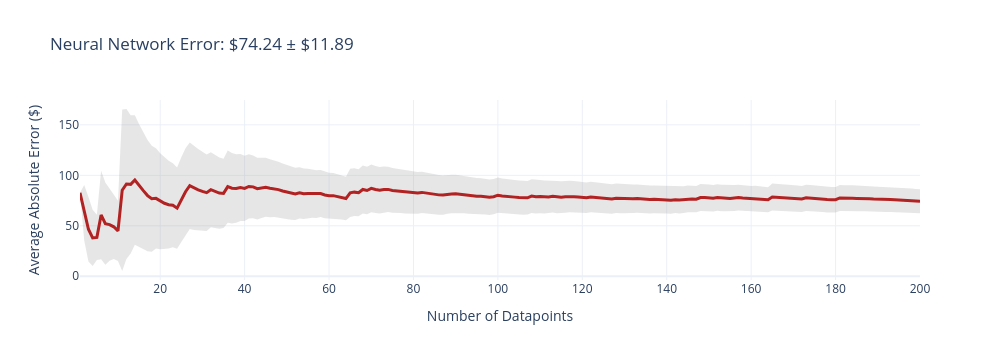
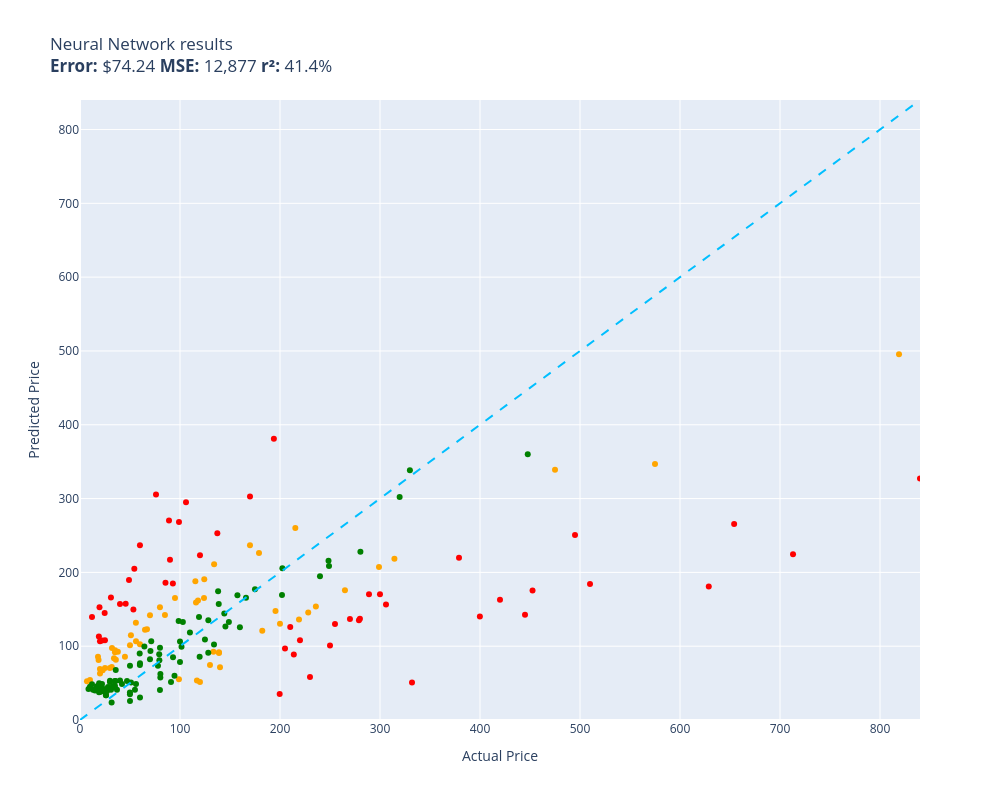

Notebook cell for these charts, in order:
### Code cell
evaluate(neural_network, test)

### Figure 1 — Plotly figure (JSON) as saved in the notebook; plotly's stock layout.template omitted (floating-point values rounded to 4 significant figures; data arrays with more than 128 entries replaced by an {"elided": "..."} marker saying what was removed)
{"data": [{"fill": "toself", "fillcolor": "rgba(128,128,128,0.2)", "hoverinfo": "skip", "line": {"color": "rgba(255,255,255,0)"}, "name": "95% CI", "showlegend": false, "type": "scatter", "x": {"elided": "400 int values"}, "y": {"elided": "400 float values"}}, {"customdata": {"elided": "200x1 float values"}, "hovertemplate": "n=%{x}<br>Avg Error=$%{y:,.2f}<br>±95% CI=$%{customdata[0]:,.2f}<extra></extra>", "line": {"color": "firebrick", "width": 3}, "mode": "lines", "name": "Cumulative Avg Error", "type": "scatter", "x": {"elided": "200 int values"}, "y": {"elided": "200 float values"}}], "layout": {"height": 360, "showlegend": false, "title": {"text": "Neural Network Error: $74.24 ± $11.89"}, "width": 1000, "xaxis": {"title": {"text": "Number of Datapoints"}}, "yaxis": {"title": {"text": "Average Absolute Error ($)"}}}}

### Figure 2 — Plotly figure (JSON) as saved in the notebook; plotly's stock layout.template omitted (floating-point values rounded to 4 significant figures)
{"data": [{"customdata": [["Old Blood Noise Excess V2 Distortion Cho...\nGuess=$136.32 Actual=$219.00"], ["telpo Headlight Assembly Fit For 15 Camr...\nGuess=$159.05 Actual=$115.99"], ["Stand for Raven Pro Document Scanner - P...\nGuess=$70.33 Actual=$29.85"], ["ACDelco GM Original Equipment FW339 Fron...\nGuess=$260.21 Actual=$215.33"], ["CORSAIR Dominator Platinum RGB 32GB (2x1...\nGuess=$165.15 Actual=$124.00"], ["HK SYSTEMS 13\" Heavy Duty Black \"Push\" O...\nGuess=$142.17 Actual=$84.95"], ["10GBase-LR SFP+ Transceiver, Handar 10GB...\nGuess=$62.88 Actual=$19.99"], ["Scranton & Co 3 Drawer Mobile File Cabin...\nGuess=$187.91 Actual=$115.35"], ["Canon EOS Rebel T7 Digital SLR Camera wi...\nGuess=$495.60 Actual=$819.00"], ["Task T24287 Roman Ogee Router Bit with 1...\nGuess=$131.63 Actual=$55.88"], ["Southwire 120V/15A Right Angle User Atta...\nGuess=$92.36 Actual=$37.87"], ["15\" Locking Shower Head Extension Arm in...\nGuess=$152.78 Actual=$79.95"], ["DALDED LED Light Kit for Lego Sonic Gree...\nGuess=$70.56 Actual=$24.99"], ["152MM Hole Saws M42 Bi-Metal High Speed ...\nGuess=$85.83 Actual=$17.99"], ["Baseball Backpacks Large 18 Inch Bookbag...\nGuess=$71.94 Actual=$31.77"], ["3D Tree Hole Branches 075 Stair Risers D...\nGuess=$74.55 Actual=$129.99"], ["KOHLER 18865-CP Filtered Water Faucet, P...\nGuess=$338.91 Actual=$475.00"], ["Diversitech WG840585 Motor, (Ddb) 1/3Hp,...\nGuess=$210.93 Actual=$134.12"], ["Retevis RT68 Soft Earhook Walkie Talkie ...\nGuess=$52.44 Actual=$6.99"], ["Sumerain S1339CM Double Handle Widesprea...\nGuess=$153.69 Actual=$235.86"], ["Beck/Arnley 0421945 Air Filter\nGuess=$81.71 Actual=$35.87"], ["Dell Optiplex 390 Desktop Computer i3 3....\nGuess=$190.70 Actual=$124.27"], ["Neporal Full Spectrum Light Bulb, 6000K ...\nGuess=$81.40 Actual=$18.59"], ["Pidoko Kids Train Table, Grey with 90 Pc...\nGuess=$51.49 Actual=$119.97"], ["Marvel Legends Series X-Men 6-Inch Archa...\nGuess=$55.08 Actual=$98.95"], ["LEGO Marvel Avengers War Machine Buster ...\nGuess=$102.67 Actual=$59.95"], ["ANZO USA 111207 GMC SIERRA 99-06 / YUKON...\nGuess=$120.90 Actual=$182.28"], ["Trim Kit for 2-handle Shower & Tub Valve...\nGuess=$165.29 Actual=$94.99"], ["Pioneer 2AM401-BN Two Handle Kitchen Fau...\nGuess=$145.63 Actual=$228.22"], ["LSSAGOON Backpack for Women Teen Kids Gi...\nGuess=$83.71 Actual=$33.99"], ["Walker Exhaust Ultra EPA 16478 Direct Fi...\nGuess=$346.98 Actual=$574.99"], ["4pc Wheel Spacers Adapters 4\" (2inch Per...\nGuess=$53.47 Actual=$116.95"], ["Urth 62mm UV, Circular Polarizing (CPL),...\nGuess=$90.91 Actual=$139.00"], ["LSI Broadcom SAS 9300-8i 8-port 12Gb/s S...\nGuess=$161.75 Actual=$118.00"], ["Mikrotik RB3011UIAS-RM RouterBOARD 10xGi...\nGuess=$207.17 Actual=$299.00"], ["AC Compressor & A/C Kit For BMW 335i 335...\nGuess=$218.43 Actual=$314.41"], ["MXR Carbon Copy Deluxe Analog Delay Guit...\nGuess=$147.65 Actual=$195.50"], ["Chalkboard Name Badges with Magnetic Bac...\nGuess=$68.98 Actual=$19.95"], ["Linkloos Solar Street Lights Outdoor Wat...\nGuess=$106.60 Actual=$55.99"], ["Universal Power Group 12V 100Ah Sealed L...\nGuess=$130.47 Actual=$199.99"], ["18 Inch White Undermount Kitchen Sink - ...\nGuess=$226.24 Actual=$179.00"], ["New Replacement seat cover fits Yamaha M...\nGuess=$91.83 Actual=$138.95"], ["UPR Mach 1 Chin Spoiler Fits 94-98 Musta...\nGuess=$122.18 Actual=$64.99"], ["Skullcandy Hesh Evo Bluetooth Headphones...\nGuess=$142.07 Actual=$69.99"], ["CTLAMP XL-2100 Professional Quality XL-2...\nGuess=$97.50 Actual=$32.00"], ["200 ' feet True 14 Gauge AWG CCA Speaker...\nGuess=$85.83 Actual=$44.95"], ["APS iBoard (304 Stainless Steel Polished...\nGuess=$175.82 Actual=$264.95"], ["StonKraft Brass Chess Board Game Set wit...\nGuess=$71.58 Actual=$140.00"], ["Replacement Remote Control fit for Sony ...\nGuess=$54.29 Actual=$9.99"], ["Star Wars Die-Cast Metal TITANIUM Series...\nGuess=$67.34 Actual=$22.70"], ["Viola Bow 4/4 Full Size Carbon Fiber (Bl...\nGuess=$101.43 Actual=$49.99"], ["Targus CityGear Durable Backpack, Black,...\nGuess=$92.50 Actual=$133.43"], ["KZ ZS10 Pro in Ear Monitor Headphone KZ ...\nGuess=$122.87 Actual=$66.99"], ["Jada Toys Ryan's World Combo Panda Airli...\nGuess=$91.91 Actual=$34.94"], ["Pyle 2x120 Watt Home Audio Speaker Power...\nGuess=$114.66 Actual=$50.92"], ["STICKGOO Peel and Stick Backsplash for K...\nGuess=$94.59 Actual=$34.99"], ["Xiaomi Redmi 10 2022 NFC 4G LTE (128GB +...\nGuess=$236.63 Actual=$169.99"]], "hovertemplate": "%{customdata[0]}<extra></extra>", "legendgroup": "orange", "marker": {"color": "orange", "size": 6, "symbol": "circle"}, "mode": "markers", "name": "orange", "orientation": "v", "showlegend": true, "type": "scatter", "x": [219.0, 116.0, 29.85, 215.3, 124.0, 84.95, 19.99, 115.3, 819.0, 55.88, 37.87, 79.95, 24.99, 17.99, 31.77, 130.0, 475.0, 134.1, 6.99, 235.9, 35.87, 124.3, 18.59, 120.0, 98.95, 59.95, 182.3, 94.99, 228.2, 33.99, 575.0, 117.0, 139.0, 118.0, 299.0, 314.4, 195.5, 19.95, 55.99, 200.0, 179.0, 138.9, 64.99, 69.99, 32.0, 44.95, 264.9, 140.0, 9.99, 22.7, 49.99, 133.4, 66.99, 34.94, 50.92, 34.99, 170.0], "xaxis": "x", "y": [136.3, 159.0, 70.33, 260.2, 165.2, 142.2, 62.88, 187.9, 495.6, 131.6, 92.36, 152.8, 70.56, 85.83, 71.94, 74.55, 338.9, 210.9, 52.44, 153.7, 81.71, 190.7, 81.4, 51.49, 55.08, 102.7, 120.9, 165.3, 145.6, 83.71, 347.0, 53.47, 90.91, 161.8, 207.2, 218.4, 147.6, 68.98, 106.6, 130.5, 226.2, 91.83, 122.2, 142.1, 97.5, 85.83, 175.8, 71.58, 54.29, 67.34, 101.4, 92.5, 122.9, 91.91, 114.7, 94.59, 236.6], "yaxis": "y"}, {"customdata": [["NewPower99 Battery Kit for Samsung Galax...\nGuess=$40.98 Actual=$54.95"], ["EXMAX NG-10X Fresnel Lens Focusing Adapt...\nGuess=$82.46 Actual=$69.98"], ["SuppliesOutlet Compatible Toner Cartridg...\nGuess=$144.27 Actual=$144.29"], ["8544771 Dryer Heating Element, 279816 Th...\nGuess=$67.59 Actual=$35.74"], ["Pump Head TBVECHI 175PSI 4KW 5.5HP 21CFM...\nGuess=$338.33 Actual=$329.90"], ["Panasonic KX-TG6511B DECT 6.0 PLUS Expan...\nGuess=$89.17 Actual=$79.20"], ["LOVE MEI Galaxy S10 Lite Case, Military ...\nGuess=$46.11 Actual=$32.98"], ["GJY Portable TV,10.6 inch Mini TV for AT...\nGuess=$80.90 Actual=$79.36"], ["LD Products Compatible Toner Cartridge R...\nGuess=$73.38 Actual=$49.98"], ["PEMP E65 E66 CDC Simulate Optical Fiber ...\nGuess=$139.41 Actual=$119.00"], ["Intermatic PX300 12V 300W Transformer wi...\nGuess=$102.19 Actual=$134.00"], ["SKB iSeries 3i-13096-6KP Case for BlackM...\nGuess=$176.99 Actual=$174.99"], ["June Garden 12\" Sweet Dolly Charlotte - ...\nGuess=$47.37 Actual=$19.99"], ["Aolemi Oil Rubbed Bronze Single Function...\nGuess=$134.02 Actual=$98.65"], ["Clementoni 39132.5 Jigsaw Puzzle 1,000 P...\nGuess=$40.59 Actual=$79.95"], ["GanFindX Portable Car Hand Controls for ...\nGuess=$125.51 Actual=$159.90"], ["KOMPUTERBAY 4GB 2X 2GB DDR2 1066MHz PC2-...\nGuess=$57.60 Actual=$80.34"], ["Evergreen HSHB2005 Cylinder Head Gasket ...\nGuess=$90.04 Actual=$59.69"], ["Mylites+ Standard Comic Book Mylar Sleev...\nGuess=$46.13 Actual=$34.99"], ["Wenger City Upgrade Laptop Backpack with...\nGuess=$126.79 Actual=$145.42"], ["AUTOFREE LED Tail Lights Assembly Compat...\nGuess=$169.24 Actual=$201.99"], ["Adams Check Payment and Deposit Register...\nGuess=$52.92 Actual=$35.49"], ["Fjallraven, Kanken Laptop 15\" Backpack f...\nGuess=$85.61 Actual=$119.65"], ["Evan-Fischer Front Bumper Cover Compatib...\nGuess=$205.49 Actual=$202.38"], ["Laisomeke Waterproof Junction Box, Unive...\nGuess=$48.38 Actual=$11.99"], ["Webcem Solar Shed Light Outdoor Indoor, ...\nGuess=$73.38 Actual=$77.96"], ["Festool 492370 Platin 2 S1000 Grit 6-Inc...\nGuess=$51.63 Actual=$91.00"], ["Western Digital Enterprise RE4-GP 2TB SA...\nGuess=$118.45 Actual=$109.95"], ["VLAND LED Smoked Taillights Compatible F...\nGuess=$194.66 Actual=$239.99"], ["PM Auto Front Right Quick Complete Strut...\nGuess=$108.91 Actual=$124.94"], ["Tablet PC Cover Compatible with Lenovo T...\nGuess=$23.83 Actual=$31.61"], ["Miyaya@ Funny Animal Masks Collection fo...\nGuess=$45.83 Actual=$16.99"], ["Ultra Duster Canned Air Net 10 Oz 6-Pack\nGuess=$37.25 Actual=$49.90"], ["IQShield Screen Protector Compatible wit...\nGuess=$45.20 Actual=$9.95"], ["Liberty Imports 12 Pack: US Military Toy...\nGuess=$44.04 Actual=$16.98"], ["Ceramic Talavera Mexican Tile 4x4\", 9 Pi...\nGuess=$51.43 Actual=$29.95"], ["Intrepid International Dressage Letters-...\nGuess=$39.45 Actual=$26.99"], ["KUNN Small Electrician Tool Pouch Utilit...\nGuess=$48.65 Actual=$21.99"], ["iPhone 12/12 Pro Nicaragua Guardabarranc...\nGuess=$38.00 Actual=$19.97"], ["Replacement Remote Control for PANASONIC...\nGuess=$52.96 Actual=$34.95"], ["KS K-STORM Replacement Silicone Mushroom...\nGuess=$41.92 Actual=$8.50"], ["Grey Pneumatic 1311SD Impact Socket Set\nGuess=$169.00 Actual=$157.43"], ["4LT LUMINETTE Vanity Opal GLS BSN\nGuess=$106.30 Actual=$99.99"], ["GE RPWF SmartWater Comparable Refrigerat...\nGuess=$40.98 Actual=$36.99"], ["MGP Caliper Covers 39011SACURD Red Powde...\nGuess=$208.72 Actual=$249.00"], ["NewFantasia Replacement Audio Cable with...\nGuess=$40.98 Actual=$31.00"], ["MONOCARBON Forged Carbon Fiber Case for ...\nGuess=$30.51 Actual=$59.99"], ["DuraGo 29515020 Front Hub Assembly\nGuess=$135.16 Actual=$128.34"], ["GENUINE VOLVO THERMOSTAT (3.0, 3.2) S60 ...\nGuess=$132.80 Actual=$102.85"], ["USB Charger, CIVIE High Speed 60W Multip...\nGuess=$40.74 Actual=$15.99"], ["Pyle Wireless Rear View Backup Camera - ...\nGuess=$93.49 Actual=$70.45"], ["Cardone 84-58642 New HEI Electronic Dist...\nGuess=$165.56 Actual=$165.99"], ["Hp Pavilion P7-1257c Motherboard Aahd3-h...\nGuess=$74.58 Actual=$59.86"], ["Kastar Battery Pack Replacement for Sony...\nGuess=$42.71 Actual=$19.99"], ["Amana Tool - SC587 Carbide Tipped 3-Wing...\nGuess=$106.79 Actual=$71.23"], ["AZX Stylus Pencil for Apple iPad Pro 202...\nGuess=$53.02 Actual=$29.99"], ["Raspberry Pi 3 Model B+ Aluminum Case Me...\nGuess=$39.96 Actual=$14.99"], ["ROHL WSGUM3018WH Wire Sink Grids, White\nGuess=$91.00 Actual=$128.28"], ["ASUS VY279HE-W 27” 1080P Monitor - White...\nGuess=$174.34 Actual=$138.10"], ["LCD Screen for Dell Inspiron 17R 17.3\" H...\nGuess=$99.62 Actual=$64.37"], ["Diversitech UC2436-3 Ultralite Condenser...\nGuess=$62.40 Actual=$80.39"], ["200 Couples Conversation Cards - Enjoy B...\nGuess=$44.47 Actual=$32.97"], ["The Puppet Company - Carpet-Unicorn, Whi...\nGuess=$37.45 Actual=$19.00"], ["KYX Racing Hardened Steel Center Drive S...\nGuess=$52.78 Actual=$46.99"], ["Baumgartens Sicurix Blank PVC ID Cards (...\nGuess=$49.65 Actual=$19.11"], ["OEM Samsung Remote Control Shipped with ...\nGuess=$48.75 Actual=$56.00"], ["Venom Power Terra Hunter R/T+ R/T All-Te...\nGuess=$302.02 Actual=$319.65"], ["Custom Engagement Logo Desk Embosser Sea...\nGuess=$34.81 Actual=$49.95"], ["520 Pieces Christmas Envelope Seal Stick...\nGuess=$33.53 Actual=$25.99"], ["LD Compatible Ink Cartridge Replacement ...\nGuess=$48.66 Actual=$41.99"], ["BestPricedDecals Wine A BIT, You'll Feel...\nGuess=$40.98 Actual=$12.98"], ["VATOS 4 Packs Bubble Machine Gun for Kid...\nGuess=$38.99 Actual=$22.88"], ["Steering Wheel, Carbon Fiber Automotive ...\nGuess=$359.93 Actual=$447.74"], ["BXYJY for Samsung Galaxy Z Fold 3 Case w...\nGuess=$25.65 Actual=$49.99"], ["VONADO Space Wars Colonial Viper MK1 Bui...\nGuess=$53.43 Actual=$39.99"], ["Disney Princess Sparkling Princess Sleep...\nGuess=$39.63 Actual=$24.95"], ["sabermaster TCG Playmat yugioh playmat T...\nGuess=$43.81 Actual=$21.99"], ["DuraGo BR5330 Front Vented Disc Brake Ro...\nGuess=$99.18 Actual=$101.51"], ["Vinyl Soft Top Roll-up Adjustable Truck ...\nGuess=$132.74 Actual=$148.88"], ["Glovion Music Stand Light, Clip On Piano...\nGuess=$44.83 Actual=$27.99"], ["Samsung DA97-07603B Freezer Ice Maker As...\nGuess=$84.93 Actual=$93.02"], ["Intex River Run Connect Lounge (Four)\nGuess=$59.78 Actual=$94.49"], ["Think Gizmos Build Your Own Robot Toys f...\nGuess=$41.28 Actual=$24.95"], ["PowerSport Front Rear Brakes and Rotors ...\nGuess=$215.86 Actual=$248.51"], ["Fender Hendrix Voodoo Child Coiled Instr...\nGuess=$77.04 Actual=$59.99"], ["W11130208 W10695459 Refrigerator LED Mod...\nGuess=$41.79 Actual=$26.59"], ["Garmin 010-12402-10 GT15M-TM Transom-Mou...\nGuess=$156.99 Actual=$138.74"], ["Fitness Center Gym Room Weight Train Dua...\nGuess=$78.63 Actual=$99.99"], ["MonMount Triple Monitor Stand Freestandi...\nGuess=$97.97 Actual=$79.99"], ["For Volvo C70 S70 V70 V40 S40 AC Compres...\nGuess=$228.00 Actual=$280.41"], ["Refresh NSF-53 Premium Replacement Refri...\nGuess=$50.90 Actual=$50.99"], ["NICKSTON Red Sparkling Glitter Slim Band...\nGuess=$33.43 Actual=$25.99"]], "hovertemplate": "%{customdata[0]}<extra></extra>", "legendgroup": "green", "marker": {"color": "green", "size": 6, "symbol": "circle"}, "mode": "markers", "name": "green", "orientation": "v", "showlegend": true, "type": "scatter", "x": [54.95, 69.98, 144.3, 35.74, 329.9, 79.2, 32.98, 79.36, 49.98, 119.0, 134.0, 175.0, 19.99, 98.65, 79.95, 159.9, 80.34, 59.69, 34.99, 145.4, 202.0, 35.49, 119.7, 202.4, 11.99, 77.96, 91.0, 110.0, 240.0, 124.9, 31.61, 16.99, 49.9, 9.95, 16.98, 29.95, 26.99, 21.99, 19.97, 34.95, 8.5, 157.4, 99.99, 36.99, 249.0, 31.0, 59.99, 128.3, 102.8, 15.99, 70.45, 166.0, 59.86, 19.99, 71.23, 29.99, 14.99, 128.3, 138.1, 64.37, 80.39, 32.97, 19.0, 46.99, 19.11, 56.0, 319.6, 49.95, 25.99, 41.99, 12.98, 22.88, 447.7, 49.99, 39.99, 24.95, 21.99, 101.5, 148.9, 27.99, 93.02, 94.49, 24.95, 248.5, 59.99, 26.59, 138.7, 99.99, 79.99, 280.4, 50.99, 25.99], "xaxis": "x", "y": [40.98, 82.46, 144.3, 67.59, 338.3, 89.17, 46.11, 80.9, 73.38, 139.4, 102.2, 177.0, 47.37, 134.0, 40.59, 125.5, 57.6, 90.04, 46.13, 126.8, 169.2, 52.92, 85.61, 205.5, 48.38, 73.38, 51.63, 118.4, 194.7, 108.9, 23.83, 45.83, 37.25, 45.2, 44.04, 51.43, 39.45, 48.65, 38.0, 52.96, 41.92, 169.0, 106.3, 40.98, 208.7, 40.98, 30.51, 135.2, 132.8, 40.74, 93.49, 165.6, 74.58, 42.71, 106.8, 53.02, 39.96, 91.0, 174.3, 99.62, 62.4, 44.47, 37.45, 52.78, 49.65, 48.75, 302.0, 34.81, 33.53, 48.66, 40.98, 38.99, 359.9, 25.65, 53.43, 39.63, 43.81, 99.18, 132.7, 44.83, 84.93, 59.78, 41.28, 215.9, 77.04, 41.79, 157.0, 78.63, 97.97, 228.0, 50.9, 33.43], "yaxis": "y"}, {"customdata": [["RBC12-UPC Replacement Battery Cartridge ...\nGuess=$58.29 Actual=$229.99"], ["Bam France 2002XL Contoured Hightech Bla...\nGuess=$224.66 Actual=$713.00"], ["Metabo HPT 36V MultiVolt™ Cordless Rotar...\nGuess=$219.90 Actual=$379.00"], ["46mm Digital Pro High-Resolution Close-U...\nGuess=$106.53 Actual=$19.99"], ["Innovative Percussion CB-6 Chamois Bass ...\nGuess=$204.96 Actual=$54.32"], ["APS iBoard 6-inch Aluminum (Black Powder...\nGuess=$126.04 Actual=$210.23"], ["Bam Trekking 3027SB Single Black Clarine...\nGuess=$50.74 Actual=$332.00"], ["DEWALT 20V MAX* XR Impact Driver with Bl...\nGuess=$175.58 Actual=$452.53"], ["Mini PC, Kinupute Desktop Computer E3-12...\nGuess=$250.77 Actual=$495.00"], ["Deco Mount Pro Tripod Microphone Stand w...\nGuess=$236.79 Actual=$59.95"], ["Travelpro Platinum Elite Slim Business L...\nGuess=$88.88 Actual=$213.83"], ["JRready ST6313 DT Deutsch Connector Kit,...\nGuess=$35.23 Actual=$199.68"], ["Tidal Front + Rear Fender Flares 4PC Poc...\nGuess=$130.03 Actual=$254.99"], ["Dakota Alert MURS Alert Probe Sensor - M...\nGuess=$107.97 Actual=$219.99"], ["Projector, CRAZVIEW Projector with WiFi ...\nGuess=$149.72 Actual=$53.40"], ["MC: Pindicator (Dual Intensity Amber)\nGuess=$157.17 Actual=$40.00"], ["Poison Spyder 10-08-020 Rocker Knocker\nGuess=$180.70 Actual=$628.76"], ["DIMARZIO 204284 DP 163FBK Blues Bucker G...\nGuess=$217.03 Actual=$89.99"], ["Lighted Triangle Mirror Cabinet Bathroom...\nGuess=$142.60 Actual=$445.00"], ["BESTILL Wall Mounted Shower Faucet Set, ...\nGuess=$305.46 Actual=$76.00"], ["Trail Gear Twin Stick Kit for Top Shift ...\nGuess=$137.28 Actual=$279.92"], ["Engine Thermostat, Replace 19301-PAA-306...\nGuess=$113.18 Actual=$18.89"], ["Satco S9596, 4 Count (Pack of 1), 4.18\nGuess=$139.67 Actual=$12.00"], ["Kingston Brass KS269SN Kingston Clawfoot...\nGuess=$156.39 Actual=$305.99"], ["EMART Photography C Stand with Boom Arm,...\nGuess=$223.11 Actual=$119.99"], ["KOHLER K-1185540-CP Assembly-Slider\nGuess=$157.40 Actual=$45.67"], ["Aeromotive 13304 Regulator, X1 Adjustabl...\nGuess=$136.98 Actual=$269.95"], ["Royal Designs, Inc. Decorative Abundant ...\nGuess=$108.05 Actual=$24.95"], ["Canon Sure Shot 90u 35mm Date Camera\nGuess=$140.17 Actual=$399.89"], ["Wilkinson LOW GAUSS Vintage Tone Strat S...\nGuess=$166.02 Actual=$30.93"], ["Ibanez M510OVS Acoustic Mandolin in Vint...\nGuess=$302.67 Actual=$169.99"], ["Berta (6 Pieces) 1-1/4 inch Overlay, 90 ...\nGuess=$144.84 Actual=$24.66"], ["CradlePoint Compact Broadband Router (CB...\nGuess=$270.15 Actual=$89.00"], ["Auertech Portable Washing Machine, 14lbs...\nGuess=$268.22 Actual=$98.99"], ["Evan Fischer Radiator Cooling Fan Assemb...\nGuess=$253.11 Actual=$137.34"], ["ECCPP Power Steering Pump for 2009-2010 ...\nGuess=$186.08 Actual=$85.48"], ["SP Air Corporation SP-8102BU 1/4-Inch He...\nGuess=$96.79 Actual=$204.99"], ["Music Hall pa15.3 MM/MC Phono Preamplifi...\nGuess=$100.87 Actual=$250.00"], ["Lorell Bell Chair Glide, 2.5\", Black\nGuess=$152.78 Actual=$19.50"], ["4 Inches Rolled Muffler Tip Catback Exha...\nGuess=$380.99 Actual=$193.88"], ["Competition Clutch Disc and Pressure Pla...\nGuess=$184.27 Actual=$510.00"], ["KUNFINE Android Radio CarPlay & Android ...\nGuess=$295.12 Actual=$106.00"], ["VIPMOTOZ Sequential Turn Signal Premium ...\nGuess=$135.21 Actual=$278.94"], ["A-Premium Front Suspension Steering Knuc...\nGuess=$189.73 Actual=$48.99"], ["Audio Techinca ATW-T1002 System 10 Handh...\nGuess=$170.34 Actual=$289.00"], ["Dell XPS 13 9343-2727SLV 13.3\" Full HD S...\nGuess=$327.17 Actual=$839.99"], ["Pacific Drums PDCM1618TTRB 16 x 18 Inche...\nGuess=$162.90 Actual=$419.99"], ["Blanco 230966 Valea Stainless Steel Sink...\nGuess=$184.81 Actual=$92.88"], ["Empava 24\" Single Wall Ovens 10 Cooking ...\nGuess=$265.57 Actual=$654.14"], ["HP Laserjet 2100 Laser Printer W/Test Pr...\nGuess=$170.38 Actual=$299.98"], ["VTech Strum and Jam Kidi Musical Guitar ...\nGuess=$107.65 Actual=$21.99"]], "hovertemplate": "%{customdata[0]}<extra></extra>", "legendgroup": "red", "marker": {"color": "red", "size": 6, "symbol": "circle"}, "mode": "markers", "name": "red", "orientation": "v", "showlegend": true, "type": "scatter", "x": [230.0, 713.0, 379.0, 19.99, 54.32, 210.2, 332.0, 452.5, 495.0, 59.95, 213.8, 199.7, 255.0, 220.0, 53.4, 40.0, 628.8, 89.99, 445.0, 76.0, 279.9, 18.89, 12.0, 306.0, 120.0, 45.67, 269.9, 24.95, 399.9, 30.93, 170.0, 24.66, 89.0, 98.99, 137.3, 85.48, 205.0, 250.0, 19.5, 193.9, 510.0, 106.0, 278.9, 48.99, 289.0, 840.0, 420.0, 92.88, 654.1, 300.0, 21.99], "xaxis": "x", "y": [58.29, 224.7, 219.9, 106.5, 205.0, 126.0, 50.74, 175.6, 250.8, 236.8, 88.88, 35.23, 130.0, 108.0, 149.7, 157.2, 180.7, 217.0, 142.6, 305.5, 137.3, 113.2, 139.7, 156.4, 223.1, 157.4, 137.0, 108.0, 140.2, 166.0, 302.7, 144.8, 270.1, 268.2, 253.1, 186.1, 96.79, 100.9, 152.8, 381.0, 184.3, 295.1, 135.2, 189.7, 170.3, 327.2, 162.9, 184.8, 265.6, 170.4, 107.7], "yaxis": "y"}, {"hoverinfo": "skip", "line": {"color": "deepskyblue", "dash": "dash", "width": 2}, "mode": "lines", "name": "y = x", "showlegend": false, "type": "scatter", "x": [0, 840.0], "y": [0, 840.0]}], "layout": {"height": 800, "legend": {"title": {"text": "color"}, "tracegroupgap": 0}, "showlegend": false, "title": {"text": "Neural Network results<br><b>Error:</b> $74.24 <b>MSE:</b> 12,877 <b>r²:</b> 41.4%"}, "width": 1000, "xaxis": {"anchor": "y", "domain": [0, 1], "range": [0, 840.0], "title": {"text": "Actual Price"}}, "yaxis": {"anchor": "x", "domain": [0, 1], "range": [0, 840.0], "title": {"text": "Predicted Price"}}}}
